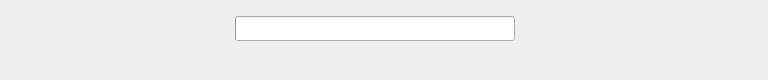
<?xml version="1.0" encoding="UTF-8"?>
<ui version="4.0">
 <class>StepBasedProgressBar</class>
 <widget class="QWidget" name="StepBasedProgressBar">
  <property name="geometry">
   <rect>
    <x>0</x>
    <y>0</y>
    <width>768</width>
    <height>80</height>
   </rect>
  </property>
  <property name="windowTitle">
   <string>Form</string>
  </property>
  <widget class="QWidget" name="initializingProgressBarWidget" native="true">
   <property name="geometry">
    <rect>
     <x>0</x>
     <y>0</y>
     <width>768</width>
     <height>80</height>
    </rect>
   </property>
   <property name="minimumSize">
    <size>
     <width>0</width>
     <height>80</height>
    </size>
   </property>
   <property name="maximumSize">
    <size>
     <width>800</width>
     <height>80</height>
    </size>
   </property>
   <widget class="QWidget" name="gridLayoutWidget_2">
    <property name="geometry">
     <rect>
      <x>10</x>
      <y>10</y>
      <width>731</width>
      <height>37</height>
     </rect>
    </property>
    <layout class="QGridLayout" name="initializingProgressBarGridLayout">
     <item row="0" column="0">
      <widget class="QProgressBar" name="initializingProgressBar">
       <property name="minimumSize">
        <size>
         <width>0</width>
         <height>25</height>
        </size>
       </property>
       <property name="maximumSize">
        <size>
         <width>280</width>
         <height>16777215</height>
        </size>
       </property>
       <property name="styleSheet">
        <string notr="true"/>
       </property>
       <property name="value">
        <number>0</number>
       </property>
       <property name="alignment">
        <set>Qt::AlignCenter</set>
       </property>
       <property name="format">
        <string/>
       </property>
      </widget>
     </item>
    </layout>
   </widget>
  </widget>
 </widget>
 <resources/>
 <connections/>
</ui>
